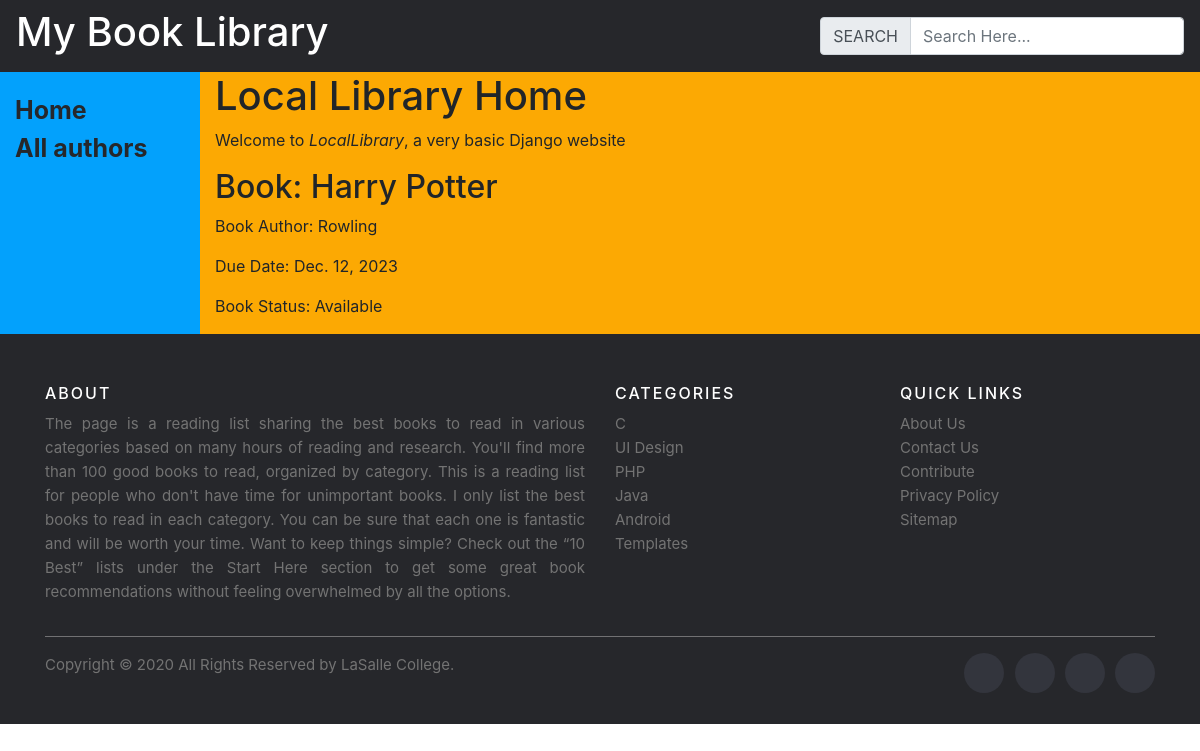
The app's page /bookinstance/2/ with its own data.
### mylibrary/models.py (models this page shows, shortened)
class BookInstance(models.Model):
    status_choice = (("MAINTANANCE", "Maintanance"), ("BOOKED", "Booked"), ("AVAILABLE", "Available"), ("RESERVED", "Reserve"))
    book = models.ForeignKey(Book, on_delete=models.CASCADE)
    status = models.CharField(max_length = 15, choices = status_choice, default="MAINTANANCE")
    dueDate = models.DateField()

class Book(models.Model):
    title = models.CharField(max_length=200)
    author = models.ForeignKey(Author, on_delete=models.CASCADE)
    summary = models.TextField()
    isbn = models.CharField(max_length=13)
    genre = models.ForeignKey(Genre, on_delete=models.CASCADE)
    def __str__(self):
        return self.title

class Author(models.Model):
    firstName = models.CharField(max_length=200)
    lastName = models.CharField(max_length=200)
    dateOfBirth =  models.DateField()
    def __str__(self):
        return self.lastName

### mylibrary/views.py (the view)
# urls.py: path("bookinstance/<int:id>/", views.details, name = "bookinstance"),
def details(request, id):
    book_instance = BookInstance.objects.get(id=id)
    return render(request, 'mylibrary/bookInstance.html', {'book_instance': book_instance})

### mylibrary/templates/mylibrary/bookInstance.html
{% extends "mylibrary/base_generic.html" %}
{% block content %}
<h1>Local Library Home</h1>
  <p>Welcome to <em>LocalLibrary</em>, a very basic Django website </p>
  {% if book_instance %}
    <h2>Book: {{ book_instance.book }}</h2>
    <p>Book Author: {{ book_instance.book.author }}</p>
    <p>Due Date: {{ book_instance.dueDate }}</p>
    {% if book_instance.status == 'RESERVED' %}
      <p>Book Status: Reserved</p>
    {% elif book_instance.status == 'BOOKED' %}
      <p>Book Status: Booked</p>
    {% elif book_instance.status == 'AVAILABLE' %}
      <p>Book Status: Available</p>
    {% endif %}
  {% else %}
        <p>No book instance found.</p>
  {% endif %}
{% endblock %}

### records on screen
BookInstance: book "Harry Potter", book.author "Rowling", dueDate "Dec. 12, 2023"
